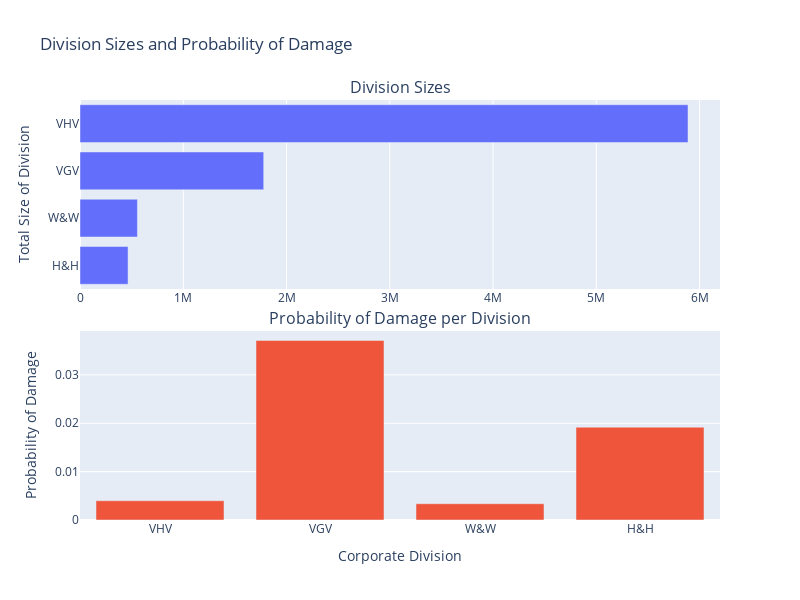

Here is the notebook cell this chart was saved with:
### Code cell
# Calculate the total number of observations and the percentage of damage by corporate division
total_counts = df.groupby('CORPORATE_DEVISION').size().reset_index(name='total_count')
damage_counts = df[df['DAMAGE'] == 1].groupby('CORPORATE_DEVISION').size().reset_index(name='damage_count')
summary = total_counts.merge(damage_counts, on='CORPORATE_DEVISION', how='left').fillna(0)
summary['damage_prob'] = (summary['damage_count'] / summary['total_count'])
summary['devision_percent'] = (summary['total_count'] / summary['total_count'].sum())

# Sort summary
summary = summary.sort_values(by='total_count', ascending=True).reset_index(drop=True)

# Create a subplot
fig = make_subplots(rows=2, cols=1, shared_xaxes=False, 
                    vertical_spacing=0.1, subplot_titles=("Division Sizes", "Probability of Damage per Division"))

# Add horizontal bar chart for division size
fig.add_trace(go.Bar(
    y=summary['CORPORATE_DEVISION'],
    x=summary['total_count'],
    orientation='h',
    name='Division Size'
), row=1, col=1)

# Sort summary
summary = summary.sort_values(by='total_count', ascending=False).reset_index(drop=True)

# Add bar chart for percentage of damage
fig.add_trace(go.Bar(
    x=summary['CORPORATE_DEVISION'],
    y=summary['damage_prob'],
    name='Probability of Damage'
), row=2, col=1)

# Update layout
fig.update_layout(height=600, width=800, showlegend=False, 
                  title_text="Division Sizes and Probability of Damage",
                  yaxis_title="Total Size of Division",
                  xaxis2_title="Corporate Division",
                  yaxis2_title="Probability of Damage")

fig.show()

### Figure 1 — Plotly figure (JSON) as saved in the notebook; plotly's stock layout.template omitted (floating-point values rounded to 4 significant figures)
{"data": [{"name": "Division Size", "orientation": "h", "type": "bar", "x": [465288, 556265, 1779063, 5887776], "xaxis": "x", "y": ["H&H", "W&W", "VGV", "VHV"], "yaxis": "y"}, {"name": "Probability of Damage", "type": "bar", "x": ["VHV", "VGV", "W&W", "H&H"], "xaxis": "x2", "y": [0.003985, 0.03712, 0.003365, 0.01918], "yaxis": "y2"}], "layout": {"annotations": [{"font": {"size": 16}, "showarrow": false, "text": "Division Sizes", "x": 0.5, "xanchor": "center", "xref": "paper", "y": 1, "yanchor": "bottom", "yref": "paper"}, {"font": {"size": 16}, "showarrow": false, "text": "Probability of Damage per Division", "x": 0.5, "xanchor": "center", "xref": "paper", "y": 0.45, "yanchor": "bottom", "yref": "paper"}], "height": 600, "showlegend": false, "title": {"text": "Division Sizes and Probability of Damage"}, "width": 800, "xaxis": {"anchor": "y", "domain": [0, 1]}, "xaxis2": {"anchor": "y2", "domain": [0, 1], "title": {"text": "Corporate Division"}}, "yaxis": {"anchor": "x", "domain": [0.55, 1], "title": {"text": "Total Size of Division"}}, "yaxis2": {"anchor": "x2", "domain": [0, 0.45], "title": {"text": "Probability of Damage"}}}}
